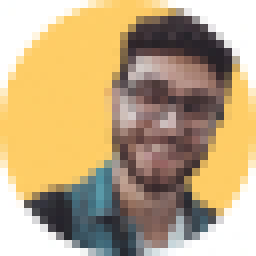
#> input picture original_images/cameron-williamson.jpg, 32 x 32 px (shown 8 times larger); its folder holds 4 pictures in this run
$ python image.py
#> lines starting #> are read from the running program, lines starting #| are printed output that depends on the picture
import cv2
import os
import shutil
import sys

input_dir = "./original_images/"
output_dir = "./img/"

if not os.path.exists(input_dir):
    print("Input directory does not exist!")
    sys.exit()

if os.path.exists(output_dir):
    shutil.rmtree(output_dir)

if not os.path.exists(output_dir):
    os.makedirs(output_dir)

for i in os.listdir(input_dir):
    print("Processing: ", i)

    if not (i.endswith(".jpg") or i.endswith(".png") or i.endswith(".jpeg")):
        shutil.copy(os.path.join(input_dir, i), os.path.join(output_dir, i))
        continue

    filename, file_extension = os.path.splitext(i)
    original_path = os.path.join(input_dir, i)

    img = cv2.imread(original_path, cv2.IMREAD_UNCHANGED)
#> img is the input picture: shape (32, 32, 3); mean B, G, R 130.6, 167.9, 190.6


    cv2.imwrite(os.path.join(output_dir, filename + ".webp"), img, [int(cv2.IMWRITE_WEBP_QUALITY), 85])

    if file_extension == ".png":
        cv2.imwrite(os.path.join(output_dir, filename + ".png"), img, [int(cv2.IMWRITE_PNG_COMPRESSION), 9])
    else:
        cv2.imwrite(os.path.join(output_dir, filename + ".jpg"), img, [int(cv2.IMWRITE_JPEG_QUALITY), 85])

    img = cv2.resize(img, (img.shape[1] * 2, img.shape[0] * 2))
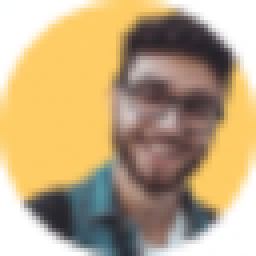
#> img: shape (64, 64, 3) (shown 4 times larger); mean B, G, R 130.5, 167.9, 190.6

    cv2.imwrite(os.path.join(output_dir, filename + "@2x.webp"), img, [int(cv2.IMWRITE_WEBP_QUALITY), 85])

    if file_extension == ".png":
        cv2.imwrite(os.path.join(output_dir, filename + "@2x.png"), img, [int(cv2.IMWRITE_PNG_COMPRESSION), 9])
    else:
        cv2.imwrite(os.path.join(output_dir, filename + "@2x.jpg"), img, [int(cv2.IMWRITE_JPEG_QUALITY), 85])
#> pass 2 of the loop `for i in os.listdir(input_dir):`:
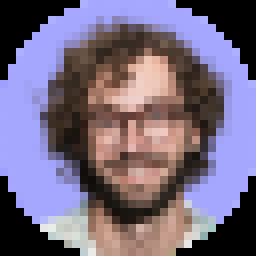
#> input picture original_images/courtney-henry.png, 32 x 32 px (shown 8 times larger)
#> img is the input picture: shape (32, 32, 4); mean B, G, R, A 129.4, 105.9, 117.7, 200.4
#> `img = cv2.resize(img, (img.shape[1] * 2, img.shape[0] * 2))`:
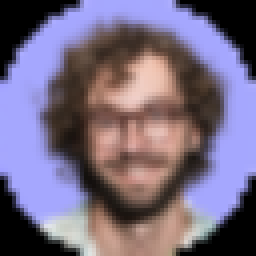
#> img: shape (64, 64, 4) (shown 4 times larger); mean B, G, R, A 129.4, 105.8, 117.6, 200.4
#> pass 3 of the loop `for i in os.listdir(input_dir):`:
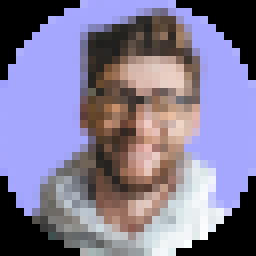
#> input picture original_images/darlene-robertson.png, 32 x 32 px (shown 8 times larger)
#> img is the input picture: shape (32, 32, 4); mean B, G, R, A 149.7, 122.1, 129, 200.4
#> `img = cv2.resize(img, (img.shape[1] * 2, img.shape[0] * 2))`:
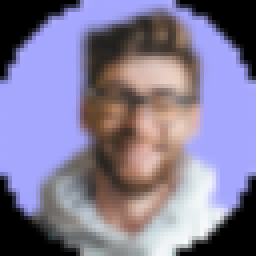
#> img: shape (64, 64, 4) (shown 4 times larger); mean B, G, R, A 149.6, 122.1, 129, 200.4
#> the loop made 4 passes; the first 3 are shown
